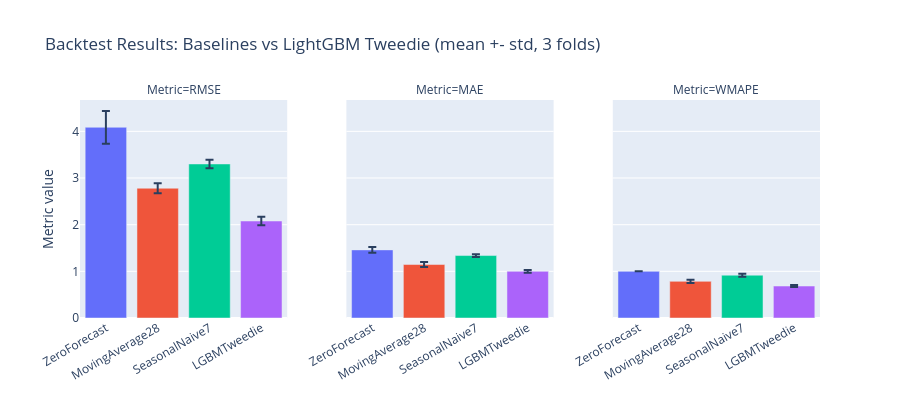

Notebook code cell kept with this figure:
### Code cell
# Bar chart comparing all models across metrics
long_rows = []
for name, df_r in all_results.items():
    for metric in ["rmse", "mae", "wmape"]:
        long_rows.append({"Model": name, "Metric": metric.upper(),
                          "Value": df_r[metric].mean(),
                          "Std":   df_r[metric].std()})

comp_df = pd.DataFrame(long_rows)

MODEL_ORDER = ["ZeroForecast", "MovingAverage28", "SeasonalNaive7", "LGBMTweedie"]
comp_df["Model"] = pd.Categorical(comp_df["Model"], categories=MODEL_ORDER, ordered=True)

fig = px.bar(
    comp_df.sort_values("Model"),
    x="Model", y="Value", color="Model",
    facet_col="Metric", facet_col_spacing=0.08,
    error_y="Std",
    title="Backtest Results: Baselines vs LightGBM Tweedie (mean +- std, 3 folds)",
    labels={"Value": "Metric value", "Model": ""},
    height=420,
)
fig.update_layout(showlegend=False)
fig.update_xaxes(tickangle=-30)
fig.write_html(str(FIGS_DIR / "backtest_comparison.html"), include_plotlyjs="cdn")
fig.show()

### Figure 1 — Plotly figure (JSON) as saved in the notebook; plotly's stock layout.template omitted (floating-point values rounded to 4 significant figures)
{"data": [{"error_y": {"array": [0.3509]}, "hovertemplate": "=%{x}<br>Metric=RMSE<br>Metric value=%{y}<extra></extra>", "legendgroup": "ZeroForecast", "marker": {"color": "#636efa", "pattern": {"shape": ""}}, "name": "ZeroForecast", "orientation": "v", "showlegend": true, "textposition": "auto", "type": "bar", "x": ["ZeroForecast"], "xaxis": "x", "y": [4.088], "yaxis": "y"}, {"error_y": {"array": [0.06149]}, "hovertemplate": "=%{x}<br>Metric=MAE<br>Metric value=%{y}<extra></extra>", "legendgroup": "ZeroForecast", "marker": {"color": "#636efa", "pattern": {"shape": ""}}, "name": "ZeroForecast", "orientation": "v", "showlegend": false, "textposition": "auto", "type": "bar", "x": ["ZeroForecast"], "xaxis": "x2", "y": [1.46], "yaxis": "y2"}, {"error_y": {"array": [0.0]}, "hovertemplate": "=%{x}<br>Metric=WMAPE<br>Metric value=%{y}<extra></extra>", "legendgroup": "ZeroForecast", "marker": {"color": "#636efa", "pattern": {"shape": ""}}, "name": "ZeroForecast", "orientation": "v", "showlegend": false, "textposition": "auto", "type": "bar", "x": ["ZeroForecast"], "xaxis": "x3", "y": [1.0], "yaxis": "y3"}, {"error_y": {"array": [0.1086]}, "hovertemplate": "=%{x}<br>Metric=RMSE<br>Metric value=%{y}<extra></extra>", "legendgroup": "MovingAverage28", "marker": {"color": "#EF553B", "pattern": {"shape": ""}}, "name": "MovingAverage28", "orientation": "v", "showlegend": true, "textposition": "auto", "type": "bar", "x": ["MovingAverage28"], "xaxis": "x", "y": [2.782], "yaxis": "y"}, {"error_y": {"array": [0.05442]}, "hovertemplate": "=%{x}<br>Metric=MAE<br>Metric value=%{y}<extra></extra>", "legendgroup": "MovingAverage28", "marker": {"color": "#EF553B", "pattern": {"shape": ""}}, "name": "MovingAverage28", "orientation": "v", "showlegend": false, "textposition": "auto", "type": "bar", "x": ["MovingAverage28"], "xaxis": "x2", "y": [1.146], "yaxis": "y2"}, {"error_y": {"array": [0.03444]}, "hovertemplate": "=%{x}<br>Metric=WMAPE<br>Metric value=%{y}<extra></extra>", "legendgroup": "MovingAverage28", "marker": {"color": "#EF553B", "pattern": {"shape": ""}}, "name": "MovingAverage28", "orientation": "v", "showlegend": false, "textposition": "auto", "type": "bar", "x": ["MovingAverage28"], "xaxis": "x3", "y": [0.7855], "yaxis": "y3"}, {"error_y": {"array": [0.08937]}, "hovertemplate": "=%{x}<br>Metric=RMSE<br>Metric value=%{y}<extra></extra>", "legendgroup": "SeasonalNaive7", "marker": {"color": "#00cc96", "pattern": {"shape": ""}}, "name": "SeasonalNaive7", "orientation": "v", "showlegend": true, "textposition": "auto", "type": "bar", "x": ["SeasonalNaive7"], "xaxis": "x", "y": [3.302], "yaxis": "y"}, {"error_y": {"array": [0.02903]}, "hovertemplate": "=%{x}<br>Metric=MAE<br>Metric value=%{y}<extra></extra>", "legendgroup": "SeasonalNaive7", "marker": {"color": "#00cc96", "pattern": {"shape": ""}}, "name": "SeasonalNaive7", "orientation": "v", "showlegend": false, "textposition": "auto", "type": "bar", "x": ["SeasonalNaive7"], "xaxis": "x2", "y": [1.339], "yaxis": "y2"}, {"error_y": {"array": [0.03244]}, "hovertemplate": "=%{x}<br>Metric=WMAPE<br>Metric value=%{y}<extra></extra>", "legendgroup": "SeasonalNaive7", "marker": {"color": "#00cc96", "pattern": {"shape": ""}}, "name": "SeasonalNaive7", "orientation": "v", "showlegend": false, "textposition": "auto", "type": "bar", "x": ["SeasonalNaive7"], "xaxis": "x3", "y": [0.9178], "yaxis": "y3"}, {"error_y": {"array": [0.08981]}, "hovertemplate": "=%{x}<br>Metric=RMSE<br>Metric value=%{y}<extra></extra>", "legendgroup": "LGBMTweedie", "marker": {"color": "#ab63fa", "pattern": {"shape": ""}}, "name": "LGBMTweedie", "orientation": "v", "showlegend": true, "textposition": "auto", "type": "bar", "x": ["LGBMTweedie"], "xaxis": "x", "y": [2.079], "yaxis": "y"}, {"error_y": {"array": [0.03017]}, "hovertemplate": "=%{x}<br>Metric=MAE<br>Metric value=%{y}<extra></extra>", "legendgroup": "LGBMTweedie", "marker": {"color": "#ab63fa", "pattern": {"shape": ""}}, "name": "LGBMTweedie", "orientation": "v", "showlegend": false, "textposition": "auto", "type": "bar", "x": ["LGBMTweedie"], "xaxis": "x2", "y": [1.0], "yaxis": "y2"}, {"error_y": {"array": [0.02001]}, "hovertemplate": "=%{x}<br>Metric=WMAPE<br>Metric value=%{y}<extra></extra>", "legendgroup": "LGBMTweedie", "marker": {"color": "#ab63fa", "pattern": {"shape": ""}}, "name": "LGBMTweedie", "orientation": "v", "showlegend": false, "textposition": "auto", "type": "bar", "x": ["LGBMTweedie"], "xaxis": "x3", "y": [0.6854], "yaxis": "y3"}], "layout": {"annotations": [{"font": {}, "showarrow": false, "text": "Metric=RMSE", "x": 0.14, "xanchor": "center", "xref": "paper", "y": 1, "yanchor": "bottom", "yref": "paper"}, {"font": {}, "showarrow": false, "text": "Metric=MAE", "x": 0.5, "xanchor": "center", "xref": "paper", "y": 1, "yanchor": "bottom", "yref": "paper"}, {"font": {}, "showarrow": false, "text": "Metric=WMAPE", "x": 0.86, "xanchor": "center", "xref": "paper", "y": 1, "yanchor": "bottom", "yref": "paper"}], "barmode": "relative", "height": 420, "legend": {"title": {"text": ""}, "tracegroupgap": 0}, "showlegend": false, "title": {"text": "Backtest Results: Baselines vs LightGBM Tweedie (mean +- std, 3 folds)"}, "xaxis": {"anchor": "y", "categoryarray": ["ZeroForecast", "MovingAverage28", "SeasonalNaive7", "LGBMTweedie"], "categoryorder": "array", "domain": [0, 0.28], "tickangle": -30, "title": {"text": ""}}, "xaxis2": {"anchor": "y2", "categoryarray": ["ZeroForecast", "MovingAverage28", "SeasonalNaive7", "LGBMTweedie"], "categoryorder": "array", "domain": [0.36, 0.64], "matches": "x", "tickangle": -30, "title": {"text": ""}}, "xaxis3": {"anchor": "y3", "categoryarray": ["ZeroForecast", "MovingAverage28", "SeasonalNaive7", "LGBMTweedie"], "categoryorder": "array", "domain": [0.72, 1], "matches": "x", "tickangle": -30, "title": {"text": ""}}, "yaxis": {"anchor": "x", "domain": [0, 1], "title": {"text": "Metric value"}}, "yaxis2": {"anchor": "x2", "domain": [0, 1], "matches": "y", "showticklabels": false}, "yaxis3": {"anchor": "x3", "domain": [0, 1], "matches": "y", "showticklabels": false}}}
